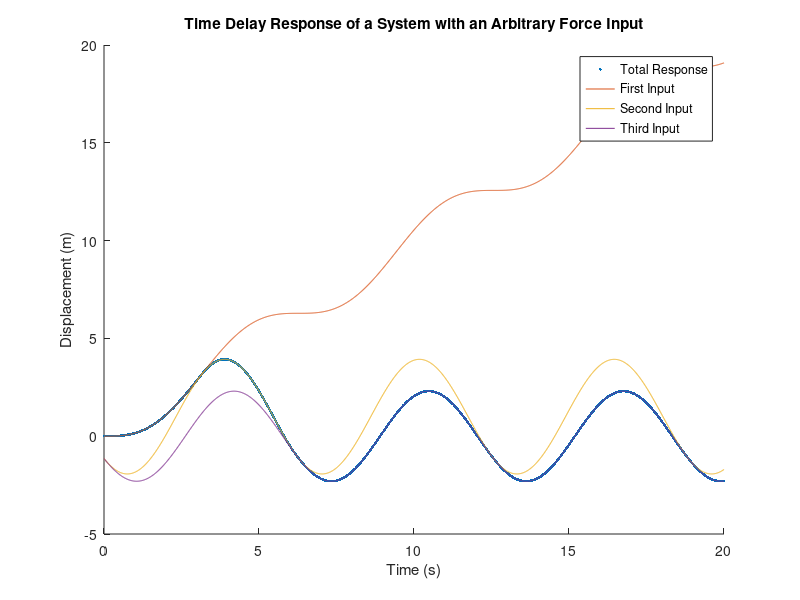

MATLAB code to generate this figure:
clear all; close all; clc;

t = 0:0.01:20;

x1 = t - sin(t);
x2 = 1+pi.*cos(t-pi)+sin(t-pi)-sin(t)-cos(t-pi);
x3 = pi.*cos(t-pi)+sin(t-pi)-sin(t)+cos(t-2*pi)-cos(t-pi);

x = x1.*(t>=0 & t<pi) + x2.*(t>=pi & t<2*pi) + x3.*(t>=2*pi);

hold on
plot(t,x,'.');
plot(t,x1);
plot(t,x2);
plot(t,x3);
title('Time Delay Response of a System with an Arbitrary Force Input');
xlabel('Time (s)');
ylabel('Displacement (m)');
legend('Total Response','First Input','Second Input','Third Input');